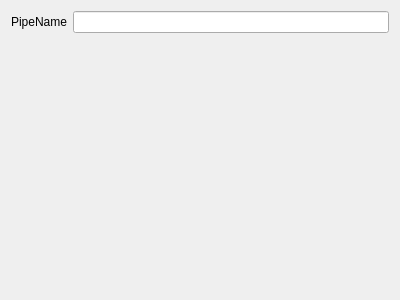
<?xml version="1.0" encoding="UTF-8"?>
<ui version="4.0">
 <class>SessionOptionsNamePipeProperties</class>
 <widget class="QWidget" name="SessionOptionsNamePipeProperties">
  <property name="geometry">
   <rect>
    <x>0</x>
    <y>0</y>
    <width>400</width>
    <height>300</height>
   </rect>
  </property>
  <layout class="QVBoxLayout" name="verticalLayout">
   <item>
    <layout class="QHBoxLayout" name="horizontalLayout">
     <item>
      <widget class="QLabel" name="label">
       <property name="sizePolicy">
        <sizepolicy hsizetype="Fixed" vsizetype="Preferred">
         <horstretch>0</horstretch>
         <verstretch>0</verstretch>
        </sizepolicy>
       </property>
       <property name="text">
        <string>PipeName</string>
       </property>
      </widget>
     </item>
     <item>
      <widget class="QLineEdit" name="lineEditPipeName"/>
     </item>
    </layout>
   </item>
   <item>
    <spacer name="verticalSpacer">
     <property name="orientation">
      <enum>Qt::Vertical</enum>
     </property>
     <property name="sizeHint" stdset="0">
      <size>
       <width>20</width>
       <height>40</height>
      </size>
     </property>
    </spacer>
   </item>
  </layout>
 </widget>
 <resources/>
 <connections/>
</ui>
